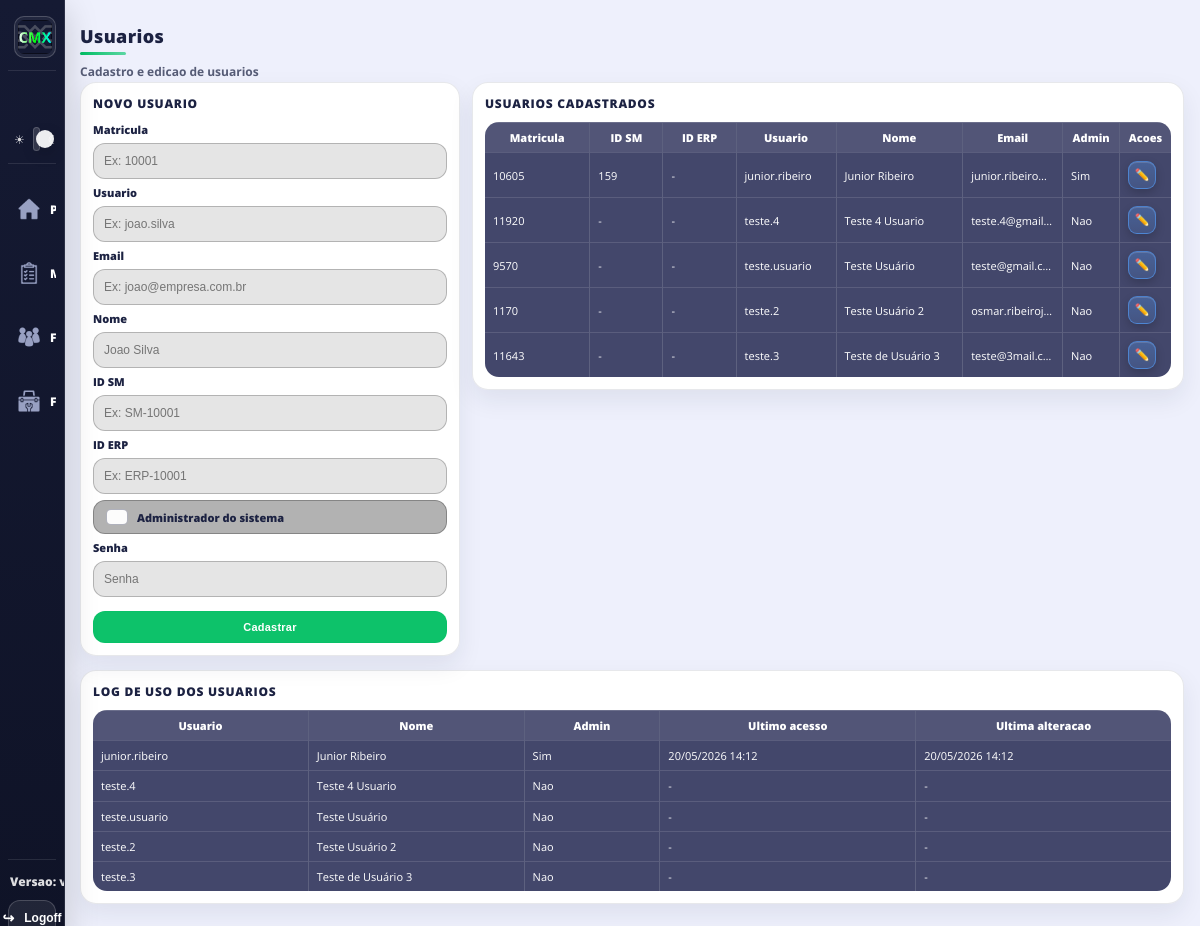
Before: /main/create/user (signed in) with the older database file.
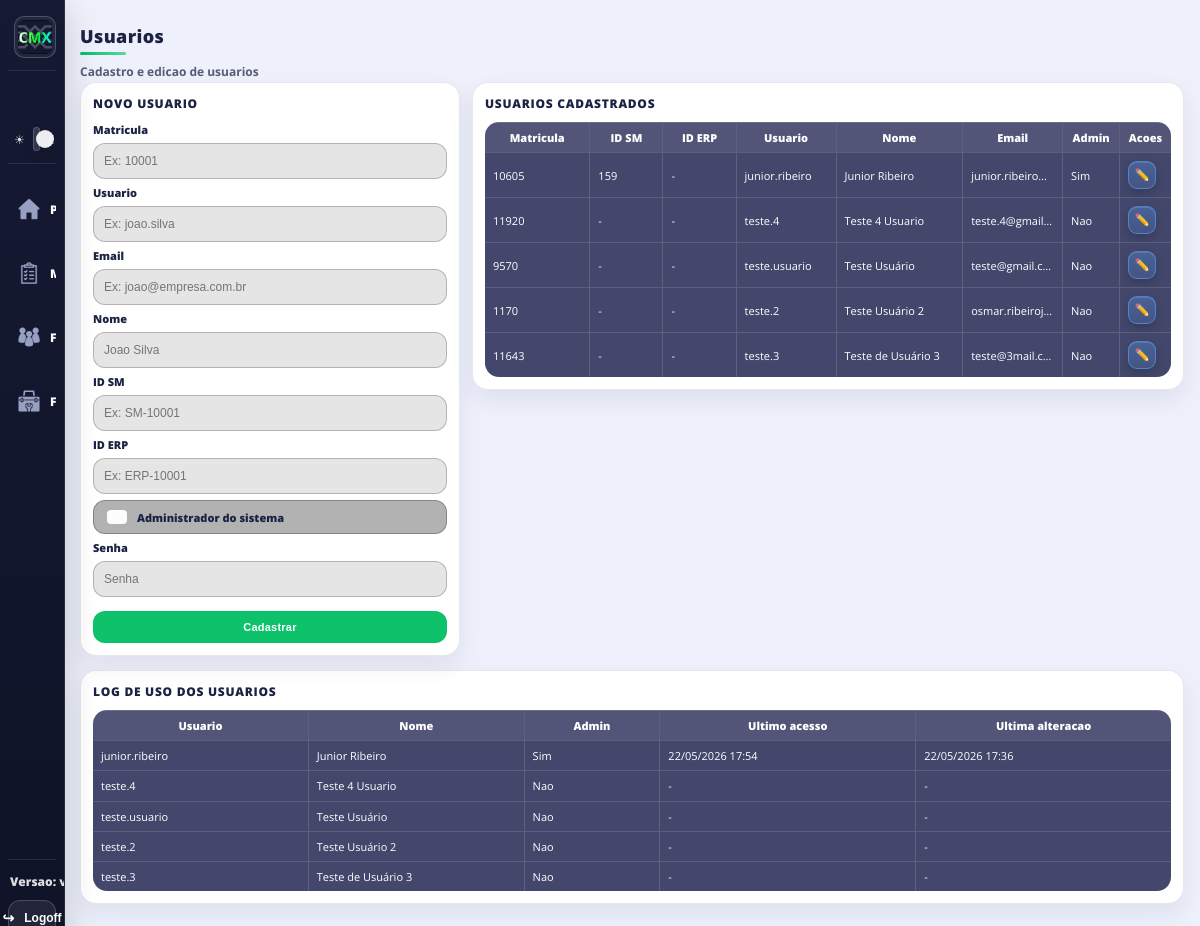
After: the same page with the newer database file.
### accounts/models.py (models this page shows)
class User(AbstractUser):
    userId = models.CharField(max_length=20, unique=True)
    nameUser = models.CharField(max_length=150, null=True)
    id_sm = models.CharField(max_length=50, blank=True, null=True)
    id_erp = models.CharField(max_length=50, blank=True, null=True)
    is_system_admin = models.BooleanField(default=False)
    last_access_at = models.DateTimeField(blank=True, null=True)
    last_data_change_at = models.DateTimeField(blank=True, null=True)
    email = models.EmailField(unique=True)
    USERNAME_FIELD = 'username'
    REQUIRED_FIELDS = ['userId', 'email']

### generalapp/views.py (the view, shortened to what this page needs)
# urls.py: path('main/create/user', views.createUser, name='createUser'),
@login_required
def createUser(request):
    has_any_system_admin = User.objects.filter(is_system_admin=True).exists()
    can_manage_users = bool(
        getattr(request.user, "is_system_admin", False)
        or getattr(request.user, "is_superuser", False)
        or not has_any_system_admin
    )
    error_message = None
    success_message = None
    access_denied_message = None
    if not can_manage_users:
        access_denied_message = "Voce nao possui acesso a este modulo."
    users = User.objects.all().order_by("nameUser", "username")
    return render(
        request,
        "general/createUser.html",
        {
            "users": users,
            "can_manage_users": can_manage_users,
            "access_denied_message": access_denied_message,
            "error_message": error_message,
            "success_message": success_message,
        },
    )

### tiqueue/context_processors.py (called while the page is built)
def system_config(request):
    cfg = SystemConfig.objects.order_by("-updated_at", "-id").first()
    return {
        "sidebar_system_version": (cfg.system_version if cfg and cfg.system_version else ""),
    }

### templates/general/createUser.html (shortened to what the changed rows need)
{% load static %}
<!DOCTYPE html>
<head>
    <link rel="stylesheet" href="{% static '/style/theme.css'%}">
    <link rel="stylesheet" href="{% static '/style/createUser.css'%}">
    <link rel="stylesheet" href="{% static '/style/mainQueue.css'%}">
</head>
<body>
    <div class="queue_main user-page">
        <div class="headerMain">
            <div class="headerTitle">
                <h1>Usuarios</h1>
            </div>
        </div>
        <div class="user-layout">
            <div class="user-card">
                <div class="user-table-wrap">
                    <table class="user-table">
                        <thead>
                            <tr>
                                <th style="width: 17%;">Matricula</th>
                                <th style="width: 11%;">ID SM</th>
                                <th style="width: 11%;">ID ERP</th>
                                <th style="width: 16%;">Usuario</th>
                                <th style="width: 21%;">Nome</th>
                                <th style="width: 16%;">Email</th>
                                <th style="width: 8%;">Admin</th>
                                <th style="width: 7%;">Acoes</th>
                            </tr>
                        </thead>
                        <tbody>
                            {% for u in users %}
                                <tr>
                                    <td>{{ u.userId }}</td>
                                    <td>{{ u.id_sm|default:"-" }}</td>
                                    <td>{{ u.id_erp|default:"-" }}</td>
                                    <td>{{ u.username }}</td>
                                    <td>{{ u.nameUser|default:"-" }}</td>
                                    <td>{{ u.email }}</td>
                                    <td>{% if u.is_system_admin %}Sim{% else %}Nao{% endif %}</td>
                                    <td>
                                        {% if can_manage_users %}
                                        <button
                                            type="button"
                                            class="queue-action-btn action-edit"
                                            title="Editar"
                                            aria-label="Editar"
                                            onclick="openEditUserModal(this)"
                                            data-user-pk="{{ u.pk }}"
                                            data-user-id="{{ u.userId }}"
                                            data-username="{{ u.username }}"
                                            data-name-user="{{ u.nameUser|default:'' }}"
                                            data-email="{{ u.email }}"
                                            data-id-sm="{{ u.id_sm|default:'' }}"
                                            data-id-erp="{{ u.id_erp|default:'' }}"
                                            data-is-admin="{% if u.is_system_admin %}1{% else %}0{% endif %}"
                                        >&#x270F;&#xFE0F;</button>
                                        {% else %}
                                        -
                                        {% endif %}
                                    </td>
                                </tr>
                            {% empty %}
                                <tr>
                                    <td colspan="8">Nenhum usuario cadastrado.</td>
                                </tr>
                            {% endfor %}
                        </tbody>
                    </table>
                </div>
            </div>
        </div>
        <div class="user-card" style="margin-top: 14px;">
            <div class="user-table-wrap">
                <table class="user-table">
                    <thead>
                        <tr>
                            <th style="width: 20%;">Usuario</th>
                            <th style="width: 20%;">Nome</th>
                            <th style="width: 12%;">Admin</th>
                            <th style="width: 24%;">Ultimo acesso</th>
                            <th style="width: 24%;">Ultima alteracao</th>
                        </tr>
                    </thead>
                    <tbody>
                        {% for u in users %}
                            <tr>
                                <td>{{ u.username }}</td>
                                <td>{{ u.nameUser|default:"-" }}</td>
                                <td>{% if u.is_system_admin %}Sim{% else %}Nao{% endif %}</td>
                                <td>{% if u.last_access_at %}{{ u.last_access_at|date:"d/m/Y H:i" }}{% else %}-{% endif %}</td>
                                <td>{% if u.last_data_change_at %}{{ u.last_data_change_at|date:"d/m/Y H:i" }}{% else %}-{% endif %}</td>
                            </tr>
                        {% empty %}
                            <tr><td colspan="5">Nenhum usuario encontrado.</td></tr>
                        {% endfor %}
                    </tbody>
                </table>
            </div>
        </div>
    </div>
</body>

Changed rows visible on the page:
changed User "junior.ribeiro": last_access_at "20/05/2026 14:12" → "22/05/2026 17:54"; last_data_change_at "20/05/2026 14:12" → "22/05/2026 17:36"
